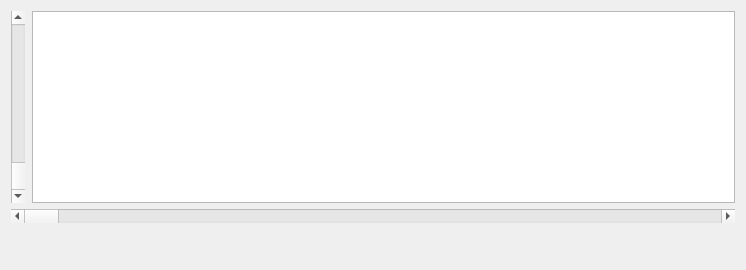
         <widget class="QFrame" name="center_frame_bottom">
          <property name="frameShape">
           <enum>QFrame::NoFrame</enum>
          </property>
          <property name="frameShadow">
           <enum>QFrame::Plain</enum>
          </property>
          <layout class="QVBoxLayout" name="verticalLayout_5">
           <item>
            <layout class="QHBoxLayout" name="horizontalLayout_12">
             <property name="spacing">
              <number>7</number>
             </property>
             <item>
              <widget class="QScrollBar" name="vertical_scrollBar2">
               <property name="cursor">
                <cursorShape>SizeVerCursor</cursorShape>
               </property>
               <property name="value">
                <number>0</number>
               </property>
               <property name="orientation">
                <enum>Qt::Vertical</enum>
               </property>
               <property name="invertedAppearance">
                <bool>true</bool>
               </property>
               <property name="invertedControls">
                <bool>true</bool>
               </property>
              </widget>
             </item>
             <item>
              <widget class="QGraphicsView" name="graphics_view2">
               <property name="toolTip">
                <string>&lt;html&gt;&lt;head/&gt;&lt;body&gt;&lt;p&gt;click on a signal to activat&lt;/p&gt;&lt;p&gt;douple click for deactivate all signals&lt;/p&gt;&lt;/body&gt;&lt;/html&gt;</string>
               </property>
               <property name="styleSheet">
                <string notr="true"/>
               </property>
              </widget>
             </item>
            </layout>
           </item>
           <item>
            <widget class="QScrollBar" name="horizontal_scrollBar2">
             <property name="cursor">
              <cursorShape>SizeHorCursor</cursorShape>
             </property>
             <property name="maximum">
              <number>200</number>
             </property>
             <property name="orientation">
              <enum>Qt::Horizontal</enum>
             </property>
            </widget>
           </item>
           <item>
            <layout class="QHBoxLayout" name="group_buttons2">
             <property name="leftMargin">
              <number>175</number>
             </property>
             <property name="topMargin">
              <number>8</number>
             </property>
             <property name="rightMargin">
              <number>175</number>
             </property>
             <property name="bottomMargin">
              <number>8</number>
             </property>
             <item>
              <widget class="QPushButton" name="replay_btn2">
               <property name="cursor">
                <cursorShape>PointingHandCursor</cursorShape>
               </property>
               <property name="toolTip">
                <string>&lt;html&gt;&lt;head/&gt;&lt;body&gt;&lt;p&gt;Replay activate siganls&lt;/p&gt;&lt;/body&gt;&lt;/html&gt;</string>
               </property>
               <property name="styleSheet">
                <string notr="true">background-color: rgba(255, 255, 255, 0);
border:none;</string>
               </property>
               <property name="text">
                <string/>
               </property>
               <property name="icon">
                <iconset resource="res.qrc">
                 <normaloff>:/icons/icons/rewind.svg</normaloff>:/icons/icons/rewind.svg</iconset>
               </property>
               <property name="iconSize">
                <size>
                 <width>25</width>
                 <height>25</height>
                </size>
               </property>
              </widget>
             </item>
             <item>
              <widget class="QPushButton" name="play_pause_btn2">
               <property name="cursor">
                <cursorShape>PointingHandCursor</cursorShape>
               </property>
               <property name="styleSheet">
                <string notr="true">background-color: rgba(255, 255, 255, 0);
border:none;</string>
               </property>
               <property name="text">
                <string/>
               </property>
               <property name="icon">
                <iconset resource="res.qrc">
                 <normaloff>:/icons/icons/play.svg</normaloff>:/icons/icons/play.svg</iconset>
               </property>
               <property name="iconSize">
                <size>
                 <width>22</width>
                 <height>22</height>
                </size>
               </property>
              </widget>
             </item>
             <item>
              <widget class="QPushButton" name="stop_btn2">
               <property name="cursor">
                <cursorShape>PointingHandCursor</cursorShape>
               </property>
               <property name="toolTip">
                <string>&lt;html&gt;&lt;head/&gt;&lt;body&gt;&lt;p&gt;Stop activate signals&lt;/p&gt;&lt;/body&gt;&lt;/html&gt;</string>
               </property>
               <property name="styleSheet">
                <string notr="true">background-color: rgba(255, 255, 255, 0);
border:none;</string>
               </property>
               <property name="text">
                <string/>
               </property>
               <property name="icon">
                <iconset resource="res.qrc">
                 <normaloff>:/icons/icons/stop-button.png</normaloff>:/icons/icons/stop-button.png</iconset>
               </property>
               <property name="iconSize">
                <size>
                 <width>25</width>
                 <height>25</height>
                </size>
               </property>
              </widget>
             </item>
             <item>
              <widget class="QPushButton" name="reset_view_btn2">
               <property name="cursor">
                <cursorShape>PointingHandCursor</cursorShape>
               </property>
               <property name="toolTip">
                <string>&lt;html&gt;&lt;head/&gt;&lt;body&gt;&lt;p&gt;Back to orignial view&lt;/p&gt;&lt;/body&gt;&lt;/html&gt;</string>
               </property>
               <property name="styleSheet">
                <string notr="true">background-color: rgba(255, 255, 255, 0);
border:none;</string>
               </property>
               <property name="text">
                <string/>
               </property>
               <property name="icon">
                <iconset resource="res.qrc">
                 <normaloff>:/icons/icons/arrow-up-right-and-arrow-down-left-from-center.svg</normaloff>:/icons/icons/arrow-up-right-and-arrow-down-left-from-center.svg</iconset>
               </property>
               <property name="iconSize">
                <size>
                 <width>25</width>
                 <height>25</height>
                </size>
               </property>
              </widget>
             </item>
             <item>
              <widget class="QPushButton" name="hide_btn2">
               <property name="cursor">
                <cursorShape>PointingHandCursor</cursorShape>
               </property>
               <property name="styleSheet">
                <string notr="true">background-color: rgba(255, 255, 255, 0);
border:none;</string>
               </property>
               <property name="text">
                <string/>
               </property>
               <property name="icon">
                <iconset resource="res.qrc">
                 <normaloff>:/icons/icons/eye.svg</normaloff>:/icons/icons/eye.svg</iconset>
               </property>
               <property name="iconSize">
                <size>
                 <width>25</width>
                 <height>25</height>
                </size>
               </property>
              </widget>
             </item>
             <item>
              <widget class="QPushButton" name="move_up_btn">
               <property name="cursor">
                <cursorShape>PointingHandCursor</cursorShape>
               </property>
               <property name="toolTip">
                <string>&lt;html&gt;&lt;head/&gt;&lt;body&gt;&lt;p&gt;Move up activate signals &lt;/p&gt;&lt;/body&gt;&lt;/html&gt;</string>
               </property>
               <property name="styleSheet">
                <string notr="true">background-color: rgba(255, 255, 255, 0);
border:none;</string>
               </property>
               <property name="text">
                <string/>
               </property>
               <property name="icon">
                <iconset resource="res.qrc">
                 <normaloff>:/icons/icons/up.svg</normaloff>:/icons/icons/up.svg</iconset>
               </property>
               <property name="iconSize">
                <size>
                 <width>25</width>
                 <height>25</height>
                </size>
               </property>
               <property name="shortcut">
                <string>Ctrl+Up</string>
               </property>
              </widget>
             </item>
             <item>
              <widget class="QPushButton" name="zoom_in_btn2">
               <property name="cursor">
                <cursorShape>PointingHandCursor</cursorShape>
               </property>
               <property name="styleSheet">
                <string notr="true">background-color: rgba(255, 255, 255, 0);
border:none;</string>
               </property>
               <property name="text">
                <string/>
               </property>
               <property name="icon">
                <iconset resource="res.qrc">
                 <normaloff>:/icons/icons/zoom-in (1).png</normaloff>:/icons/icons/zoom-in (1).png</iconset>
               </property>
               <property name="iconSize">
                <size>
                 <width>25</width>
                 <height>25</height>
                </size>
               </property>
              </widget>
             </item>
             <item>
              <widget class="QPushButton" name="zoom_out_btn2">
               <property name="cursor">
                <cursorShape>PointingHandCursor</cursorShape>
               </property>
               <property name="styleSheet">
                <string notr="true">background-color: rgba(255, 255, 255, 0);
border:none;</string>
               </property>
               <property name="text">
                <string/>
               </property>
               <property name="icon">
                <iconset resource="res.qrc">
                 <normaloff>:/icons/icons/magnifying-glass.png</normaloff>:/icons/icons/magnifying-glass.png</iconset>
               </property>
               <property name="iconSize">
                <size>
                 <width>25</width>
                 <height>25</height>
                </size>
               </property>
              </widget>
             </item>
             <item>
              <widget class="QPushButton" name="clear_btn2">
               <property name="cursor">
                <cursorShape>PointingHandCursor</cursorShape>
               </property>
               <property name="toolTip">
                <string>&lt;html&gt;&lt;head/&gt;&lt;body&gt;&lt;p&gt;Clear all siganls&lt;/p&gt;&lt;/body&gt;&lt;/html&gt;</string>
               </property>
               <property name="styleSheet">
                <string notr="true">background-color: rgba(255, 255, 255, 0);
border:none;</string>
               </property>
               <property name="text">
                <string/>
               </property>
               <property name="icon">
                <iconset resource="res.qrc">
                 <normaloff>:/icons/icons/trash.svg</normaloff>:/icons/icons/trash.svg</iconset>
               </property>
               <property name="iconSize">
                <size>
                 <width>25</width>
                 <height>25</height>
                </size>
               </property>
              </widget>
             </item>
             <item>
              <widget class="QPushButton" name="snapshot_btn2">
               <property name="cursor">
                <cursorShape>PointingHandCursor</cursorShape>
               </property>
               <property name="toolTip">
                <string>&lt;html&gt;&lt;head/&gt;&lt;body&gt;&lt;p&gt;Take a snapshot&lt;/p&gt;&lt;/body&gt;&lt;/html&gt;</string>
               </property>
               <property name="styleSheet">
                <string notr="true">background-color: rgba(255, 255, 255, 0);
border:none;</string>
               </property>
               <property name="text">
                <string/>
               </property>
               <property name="icon">
                <iconset resource="res.qrc">
                 <normaloff>:/icons/icons/camera-viewfinder.svg</normaloff>:/icons/icons/camera-viewfinder.svg</iconset>
               </property>
               <property name="iconSize">
                <size>
                 <width>25</width>
                 <height>25</height>
                </size>
               </property>
              </widget>
             </item>
            </layout>
           </item>
          </layout>
         </widget>
